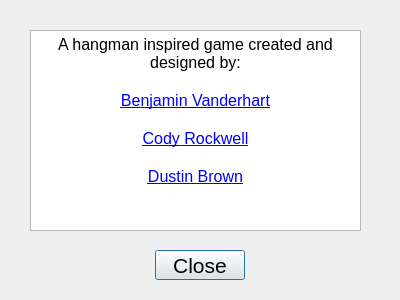
<?xml version="1.0" encoding="UTF-8"?>
<ui version="4.0">
 <class>About</class>
 <widget class="QDialog" name="About">
  <property name="geometry">
   <rect>
    <x>0</x>
    <y>0</y>
    <width>400</width>
    <height>300</height>
   </rect>
  </property>
  <property name="windowTitle">
   <string>Dialog</string>
  </property>
  <widget class="QTextBrowser" name="textBrowser">
   <property name="geometry">
    <rect>
     <x>30</x>
     <y>30</y>
     <width>331</width>
     <height>201</height>
    </rect>
   </property>
   <property name="html">
    <string>&lt;!DOCTYPE HTML PUBLIC &quot;-//W3C//DTD HTML 4.0//EN&quot; &quot;http://www.w3.org/TR/REC-html40/strict.dtd&quot;&gt;
&lt;html&gt;&lt;head&gt;&lt;meta name=&quot;qrichtext&quot; content=&quot;1&quot; /&gt;&lt;style type=&quot;text/css&quot;&gt;
p, li { white-space: pre-wrap; }
&lt;/style&gt;&lt;/head&gt;&lt;body style=&quot; font-family:'MS Shell Dlg 2'; font-size:12pt; font-weight:400; font-style:normal;&quot;&gt;
&lt;p align=&quot;center&quot; style=&quot; margin-top:0px; margin-bottom:0px; margin-left:0px; margin-right:0px; -qt-block-indent:0; text-indent:0px;&quot;&gt;A hangman inspired game created and designed by:&lt;/p&gt;
&lt;p align=&quot;center&quot; style=&quot;-qt-paragraph-type:empty; margin-top:0px; margin-bottom:0px; margin-left:0px; margin-right:0px; -qt-block-indent:0; text-indent:0px;&quot;&gt;&lt;br /&gt;&lt;/p&gt;
&lt;p align=&quot;center&quot; style=&quot; margin-top:0px; margin-bottom:0px; margin-left:0px; margin-right:0px; -qt-block-indent:0; text-indent:0px;&quot;&gt;&lt;a href=&quot;https://github.com/benjaminJVH&quot;&gt;&lt;span style=&quot; text-decoration: underline; color:#0000ff;&quot;&gt;Benjamin Vanderhart&lt;/span&gt;&lt;/a&gt;&lt;/p&gt;
&lt;p align=&quot;center&quot; style=&quot;-qt-paragraph-type:empty; margin-top:0px; margin-bottom:0px; margin-left:0px; margin-right:0px; -qt-block-indent:0; text-indent:0px; text-decoration: underline; color:#0000ff;&quot;&gt;&lt;br /&gt;&lt;/p&gt;
&lt;p align=&quot;center&quot; style=&quot; margin-top:0px; margin-bottom:0px; margin-left:0px; margin-right:0px; -qt-block-indent:0; text-indent:0px;&quot;&gt;&lt;a href=&quot;https://github.com/Cody-Rockwell&quot;&gt;&lt;span style=&quot; text-decoration: underline; color:#0000ff;&quot;&gt;Cody Rockwell&lt;/span&gt;&lt;/a&gt;&lt;/p&gt;
&lt;p align=&quot;center&quot; style=&quot;-qt-paragraph-type:empty; margin-top:0px; margin-bottom:0px; margin-left:0px; margin-right:0px; -qt-block-indent:0; text-indent:0px; text-decoration: underline; color:#0000ff;&quot;&gt;&lt;br /&gt;&lt;/p&gt;
&lt;p align=&quot;center&quot; style=&quot; margin-top:0px; margin-bottom:0px; margin-left:0px; margin-right:0px; -qt-block-indent:0; text-indent:0px;&quot;&gt;&lt;a href=&quot;https://github.com/DustinBrown4&quot;&gt;&lt;span style=&quot; text-decoration: underline; color:#0000ff;&quot;&gt;Dustin Brown&lt;/span&gt;&lt;/a&gt;&lt;/p&gt;
&lt;p align=&quot;center&quot; style=&quot;-qt-paragraph-type:empty; margin-top:0px; margin-bottom:0px; margin-left:0px; margin-right:0px; -qt-block-indent:0; text-indent:0px;&quot;&gt;&lt;br /&gt;&lt;/p&gt;
&lt;p style=&quot;-qt-paragraph-type:empty; margin-top:0px; margin-bottom:0px; margin-left:0px; margin-right:0px; -qt-block-indent:0; text-indent:0px;&quot;&gt;&lt;br /&gt;&lt;/p&gt;&lt;/body&gt;&lt;/html&gt;</string>
   </property>
  </widget>
  <widget class="QPushButton" name="pbtClose">
   <property name="geometry">
    <rect>
     <x>155</x>
     <y>250</y>
     <width>90</width>
     <height>30</height>
    </rect>
   </property>
   <property name="font">
    <font>
     <pointsize>16</pointsize>
    </font>
   </property>
   <property name="text">
    <string>Close</string>
   </property>
  </widget>
 </widget>
 <resources/>
 <connections/>
</ui>
